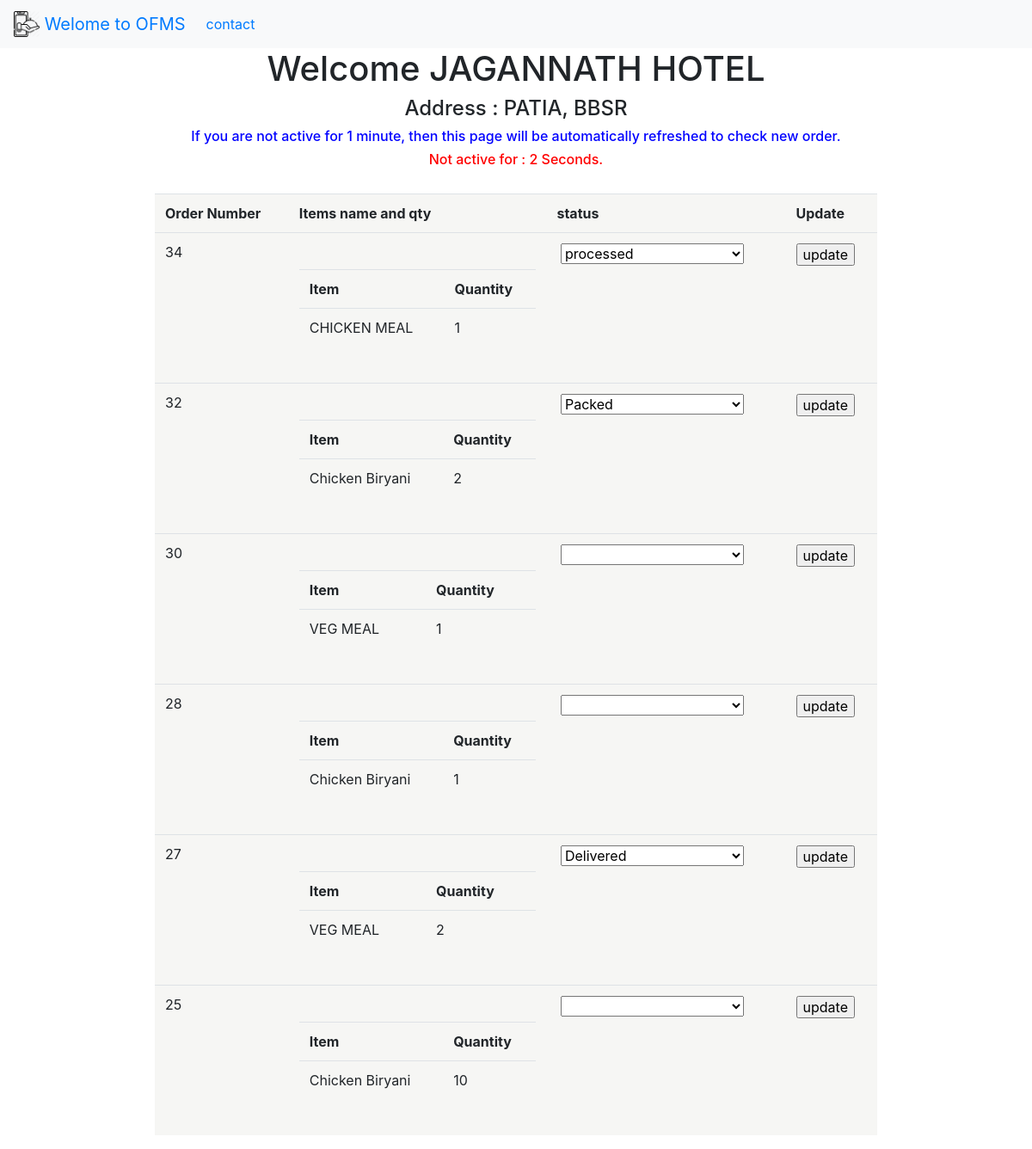
Screenshot of /hotels/2/orders/ with the database file from the repository.
### service/models.py (models this page shows, shortened)
class Hotel ( models . Model ) :
	hotel_name = models . CharField ( max_length = 30 , unique=True, null = True , default = None )
	hotel_address = models . CharField ( max_length = 100, null = True , default = None  )
	hotel_phone_number = models . CharField ( max_length = 20 )
	hotel_reting = models . IntegerField ( null = True , default = 0)
	hoel_image = models . CharField ( max_length = 1000 , null = True , default = None )

class  Order ( models . Model ) :
	username = models . CharField ( max_length = 50 )
	hotel_id = models . CharField ( max_length = 20 )
	item_ids = models . CharField ( max_length = 500 )
	order_date = models . DateField ( default = datetime . now  )
	hotel_status = models . CharField ( max_length = 30 ,default='Please Wait for Hotel conformation !', choices = [ [i,i] for i in  ['cancel', 'accept', 'processing', 'cooking', 'packed', 'delivered', 'orderonhandofdelvboy', 'On the Way', 'iod', 'Delivered']])
	order_address = models . CharField ( max_length = 500 , default = 'None', null = True )
	user_hotel_reting = models . IntegerField ( null = True )
	user_delivery_boy_reting = models . IntegerField ( null = True )
	user_review = models . CharField ( max_length = 100 , null = True )
	def __str__ ( self ) :
		return '{} {} {}'.format ( self . id , self . hotel_id , self.username , self . hotel_status )

class Item ( models . Model ) :
	hotel = models . ForeignKey( Hotel , on_delete=models.CASCADE, null = True , default = None )
	item_name = models . CharField ( max_length = 30  )
	item_price = models . IntegerField ( null = True , default = 0)
	item_discount = models . IntegerField ( null = True , default = 0)
	item_image = models . CharField ( max_length = 1000 , null = True , default = None )

### Hotel/views.py (the view)
def getorderslist ( request , id ) :
	hotel = Hotel . objects . get ( id = id )
	objs = Order . objects . filter ( hotel_id = id ) [ : : -1 ]
	objs = [ x for x in objs ]
	print ( objs )
	for x in objs :
		y = eval ( x . item_ids )
		itn = y [ 0 ]
		itq = y [ 1 ]
		temp = zip ( itn , itq )
		xlist =  ( [ [ Item . objects . get ( id = x ) . item_name   , y] for x , y in temp if y != '' ] )
		x = x . __dict__
		x . update ( { 'xlist' : xlist })
	return render ( request , 'hotelorders.html', { 'data' : objs, 'hotel' : hotel })

### Hotel/templates/hotelorders.html (shortened to what this page needs)
{% extends 'base.html'%}
{% block myblock %}
	<h1 align="center">Welcome {{ hotel.hotel_name }}</h1>
	<h4 align="center"> Address : {{ hotel.hotel_address }}</h4>
	<h6 align="center" style="color: blue">If you are not active for 1 minute, then this page will be automatically refreshed to check new order.</h6>
	<h6 align="center" id = 'x'><font color="red">Not active for : <font id = 'activetime'> 0  </font> Seconds.</font></h6>
<table class="table" style="width: 70%; padding-top: -20%;" align="center">
	<tr>
		<th> Order Number </th>
		<th> Items name and qty </th>
		<th> status </th>
		<th> Update </th>
	</tr>
{% for rec in data %}
	<tr>
		<td> {{ rec.id }} </td>
		<td>
			<table width="100%">
				<th>Item </th> <th> Quantity </th>
		{% for x in rec.xlist %}
			<tr><td> {{x.0}} </td><td> {{x.1}} </td></tr>
		{% endfor %} </td>
			</table>
	<form action="http://localhost:8000/hotels/{{rec.hotel_id}}/orders/{{rec.id}}/update/" method="get">
		<td>	<label for="{{rec.id}}">   </label>
			<select name = 'selected' id="{{ rec.id }}" class="mdb-select md-form colorful-select dropdown-primary"  >
			  <option value=""></option>
			  <option value="cancel" style="color: red" {% if rec.hotel_status == 'cancel' %} selected="selected"{% endif %}>Cancel</option>
			  <option value="processed" {% if rec.hotel_status == 'processed' %} selected="selected"{% endif %}>processed</option>
			  <option value="packed" {% if rec.hotel_status == 'packed' %} selected="selected"{% endif %}>Packed</option>
			  <option disabled value="Delivered" {% if rec.hotel_status == 'Delivered' %} selected="selected"{% endif %}>Delivered</option>
			</select>
			</td>
	<td>			<input type="submit" value = 'update'></input> </td>
	</form>
	</tr>
{% endfor %}
{% endblock %}

### Home/templates/base.html (shortened to what this page needs)
{% load static %}
<head>
</head>
  <link rel="stylesheet" href="{% static 'bootstrap.min.css'%}">
<nav class="navbar navbar-expand-lg navbar-blue bg-light " style="background-color: #e3f2fd ">
<a class="navbar-brand" href="http://localhost:8000/">
    <img src="{% static 'logo.png'%}" width="30" height="30" class="d-inline-block align-top" alt="">
    Welome to OFMS
  </a>
  <div class="collapse navbar-collapse" id="navbarNavDropdown">
    <ul class="navbar-nav">
      <li class="nav-item">
        <a class="nav-link"  href="http://localhost:8000/contact/">contact</a>
       </li>
    </ul>
  </div>
</nav>
{% block myblock %}{% endblock %}

### Hotel/templates/hotelorders.html (style rules this page uses)
table { background-color: #f6f6f4; margin: 30px auto; border-collapse: separate; border-spacing: 0; }

### rows the page displays
Hotel: hotel_name "JAGANNATH HOTEL", hotel_address "PATIA, BBSR"
Order: id "34", x "1", selected "processed"
Item: item_name "CHICKEN MEAL"
Order: id "32", x "2", selected "Packed"
Item: item_name "Chicken Biryani" "Chicken Biryani" "Chicken Biryani"
Order: id "30", x "1"
Item: item_name "VEG MEAL" "VEG MEAL"
Order: id "28", x "1"
Order: id "27", x "2", selected "Delivered"
Order: id "25", x "10"
